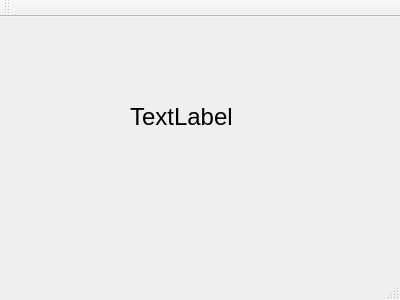
<?xml version="1.0" encoding="UTF-8"?>
<ui version="4.0">
 <class>MainWindow</class>
 <widget class="QMainWindow" name="MainWindow">
  <property name="geometry">
   <rect>
    <x>0</x>
    <y>0</y>
    <width>400</width>
    <height>300</height>
   </rect>
  </property>
  <property name="windowTitle">
   <string>MainWindow</string>
  </property>
  <widget class="QWidget" name="centralWidget">
   <widget class="QLabel" name="label">
    <property name="geometry">
     <rect>
      <x>130</x>
      <y>80</y>
      <width>121</width>
      <height>41</height>
     </rect>
    </property>
    <property name="text">
     <string>&lt;html&gt;&lt;head/&gt;&lt;body&gt;&lt;p&gt;&lt;span style=&quot; font-size:18pt;&quot;&gt;TextLabel&lt;/span&gt;&lt;/p&gt;&lt;/body&gt;&lt;/html&gt;</string>
    </property>
   </widget>
  </widget>
  <widget class="QMenuBar" name="menuBar">
   <property name="geometry">
    <rect>
     <x>0</x>
     <y>0</y>
     <width>400</width>
     <height>23</height>
    </rect>
   </property>
  </widget>
  <widget class="QToolBar" name="mainToolBar">
   <attribute name="toolBarArea">
    <enum>TopToolBarArea</enum>
   </attribute>
   <attribute name="toolBarBreak">
    <bool>false</bool>
   </attribute>
  </widget>
  <widget class="QStatusBar" name="statusBar"/>
 </widget>
 <layoutdefault spacing="6" margin="11"/>
 <resources/>
 <connections/>
</ui>
